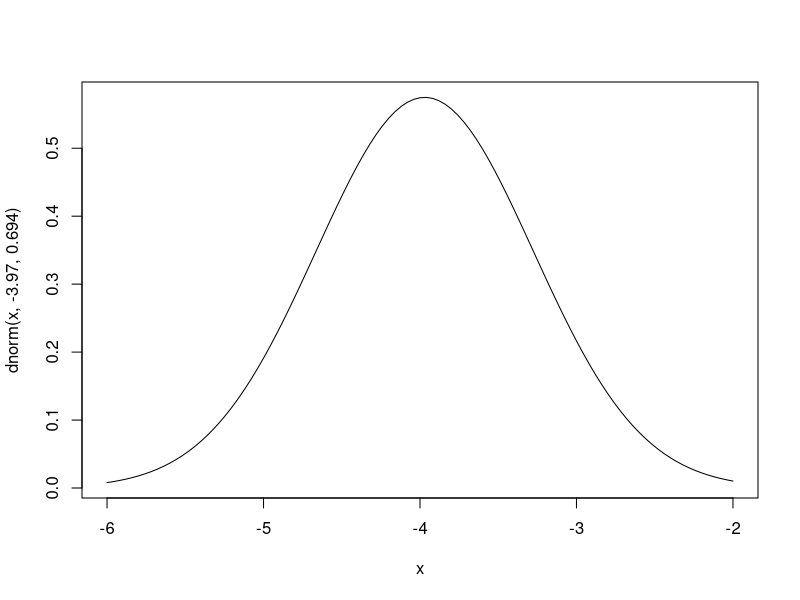
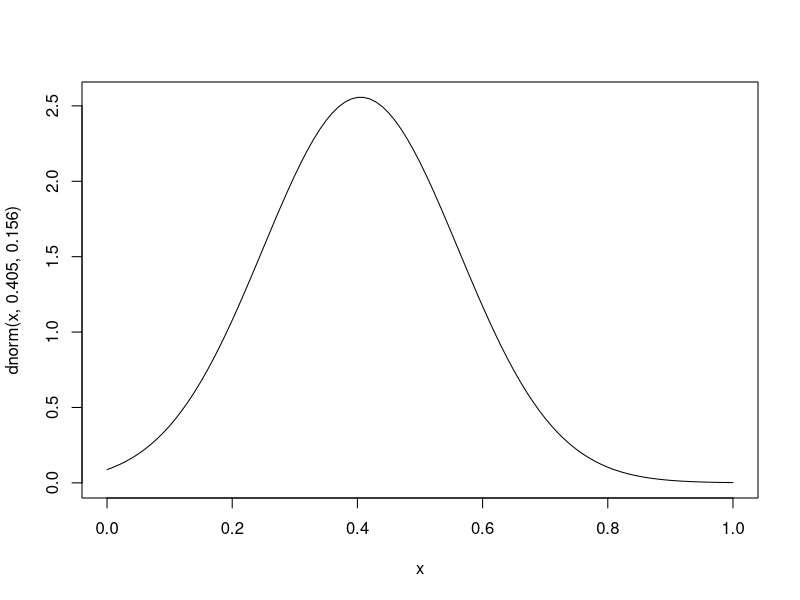

Reproduce these figures in R, in order. (Note: this script raises an error after producing the figures.)

# Check log(k) and beta distributions
x <- seq(-10, 4, length=100)
curve(dnorm(x, -3.97, .694), -6, -2)
curve(dnorm(x, .405, .156), 0, 1)


# Simulate single subjects and print choice stats
get_subj_stats <- function(data_params){
  data <- data_params$data
  params <- data_params$params
  num_ll_choices <- sum(data$choice)
  print(paste("% ll choices = ", num_ll_choices/nrow(data)))
  
  log_k <- params$log_k
  log_k_cond <- params$log_k_cond
  data$sv <- data$ll/(1+exp(log_k+log_k_cond*data$condition)*data$delay)
  data$consistency <- ifelse(data$sv > data$ss & data$choice == 1, 1, 0)
  num_consistent_trials <- sum(data$consistency)
  print(paste("% consistent choices = ", num_consistent_trials/nrow(data)))
}


subj <- simulate(1, -3, 0, 0.1, 0.8, 0, num_trials, ss, ss_ratios, delays)
get_subj_stats(subj)

